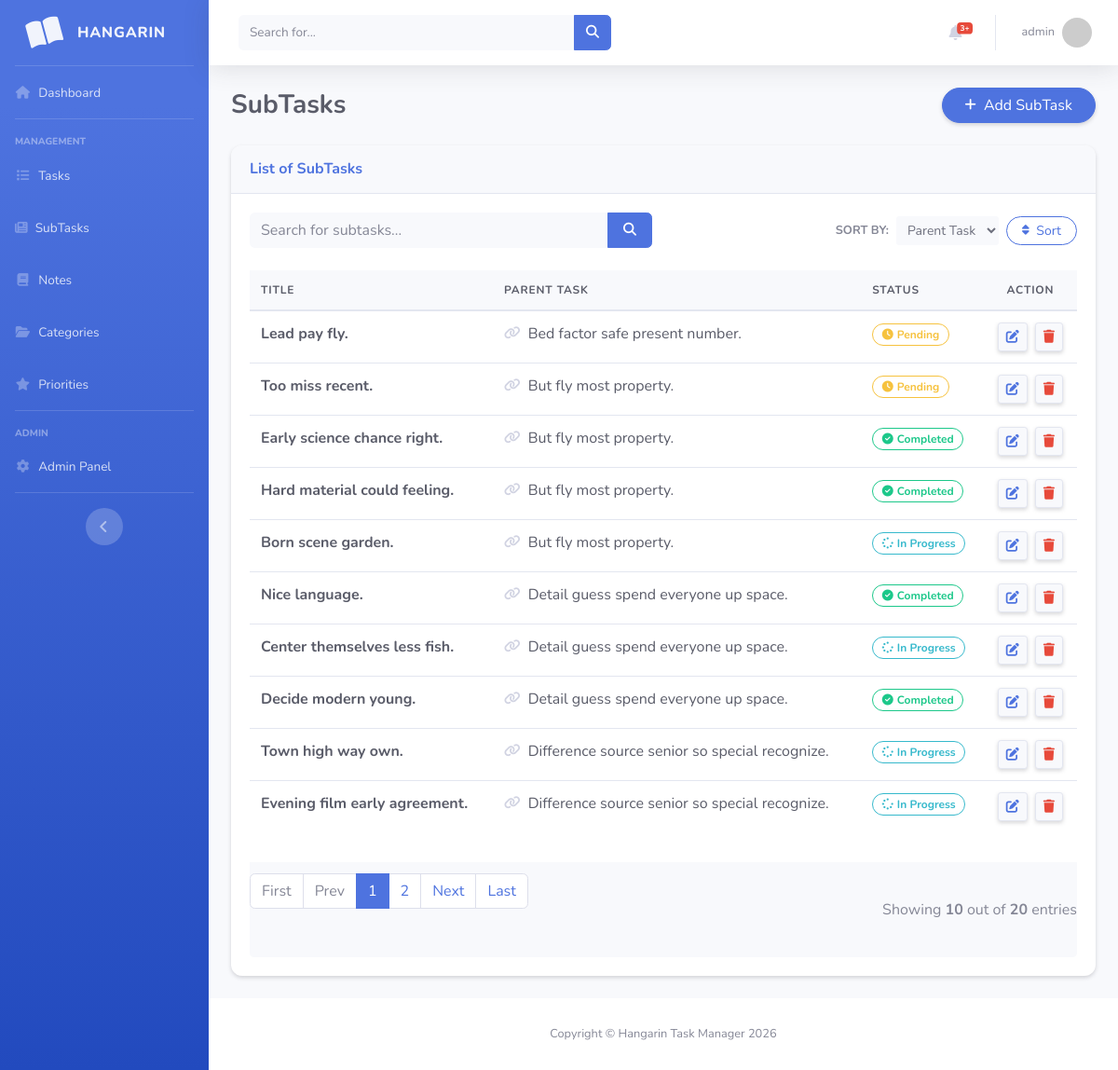
The page /subtask_list (signed in) on the database as committed earlier.
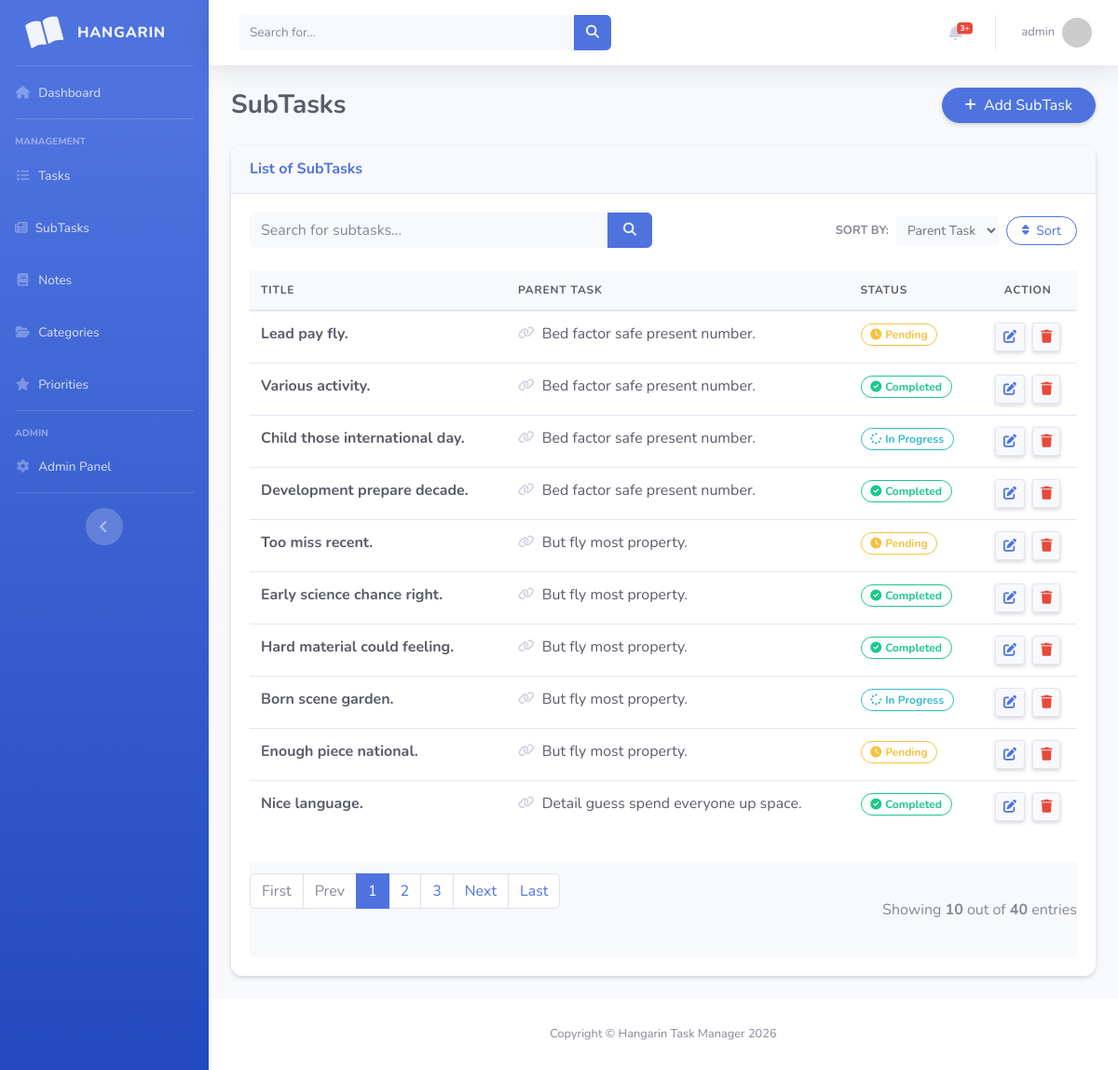
The same page on the database as committed later.
### taskmanager/models.py (models this page shows, shortened)
class BaseModel(models.Model):
    created_at = models.DateTimeField(auto_now_add=True)
    updated_at = models.DateTimeField(auto_now=True)
    class Meta:
        abstract = True

class SubTask(BaseModel):
    parent_task = models.ForeignKey(Task, on_delete=models.CASCADE)
    title = models.CharField(max_length=200)
    status = models.CharField(
        max_length=50,
        choices=[
            ("Pending", "Pending"),
            ("In Progress", "In Progress"),
            ("Completed", "Completed"),
        ],
        default="Pending"
    )

class Task(BaseModel):
    title = models.CharField(max_length=200)
    description = models.TextField()
    status = models.CharField(
        max_length=50,
        choices=[
            ("Pending", "Pending"),
            ("In Progress", "In Progress"),
            ("Completed", "Completed"),
        ],
        default="Pending"
    )
    deadline = models.DateField()
    priority = models.ForeignKey(Priority, on_delete=models.CASCADE)
    category = models.ForeignKey(Category, on_delete=models.CASCADE)

### taskmanager/views.py (the view)
# urls.py: path('subtask_list', SubTaskList.as_view(), name='subtask-list'),
class SubTaskList(LoginRequiredMixin, ListView):
    model = SubTask
    context_object_name = 'subtask'
    template_name = 'subtask_list.html'
    paginate_by = 10
    ordering = ["parent_task__title","title", "status"]
    def get_queryset(self):
        qs = super().get_queryset()
        query = self.request.GET.get('q')
        if query:
            qs = qs.filter(
                Q(title__icontains=query) |
                Q(parent_task__title__icontains=query)
            )
        return qs
    def get_ordering(self):
        allowed = ["parent_task__title","title", "status"]
        sort_by = self.request.GET.get("sort_by")
        if sort_by in allowed:
            return sort_by
        return "parent_task__title"

### templates/subtask_list.html (shortened to what the changed rows need)
{% extends 'base.html' %}
{% load static %}
{% block content %}
<div class="d-sm-flex align-items-center justify-content-between mb-4">
    <h1 class="h3 mb-0 text-gray-800 font-weight-bold">SubTasks</h1>
</div>
<div class="card shadow-sm mb-4">
    <div class="card-body">
        <div class="table-responsive">
            <table class="table table-hover align-middle" width="100%" cellspacing="0">
                <thead>
                    <tr>
                        <th>Title</th>
                        <th>Parent Task</th>
                        <th>Status</th>
                        <th class="text-center">Action</th>
                    </tr>
                </thead>
                <tbody>
                    {% for subtask in object_list %}
                    <tr>
                        <td class="font-weight-bold text-dark">{{ subtask.title }}</td>
                        <td><span class="text-gray-800"><i class="fas fa-link fa-sm mr-1 text-gray-400"></i> {{ subtask.parent_task.title }}</span></td>
                        <td>
                            {% if subtask.status == 'Completed' %}
                                <span class="badge badge-pill badge-success-soft text-success border border-success">
                                    <i class="fas fa-check-circle mr-1"></i>{{ subtask.status }}
                                </span>
                             {% elif subtask.status == 'In Progress' %}
                                <span class="badge badge-pill badge-info-soft text-info border border-info">
                                    <i class="fas fa-spinner fa-spin mr-1"></i>{{ subtask.status }}
                                </span>
                            {% else %}
                                <span class="badge badge-pill badge-warning-soft text-warning border border-warning">
                                    <i class="fas fa-clock mr-1"></i>{{ subtask.status }}
                                </span>
                            {% endif %}
                        </td>
                        <td class="text-center">
                            <a href="{% url 'subtask-update' subtask.id %}" class="btn btn-sm btn-light text-primary border shadow-sm mr-1">
                                <i class="fas fa-edit"></i>
                            </a>
                            <a href="{% url 'subtask-delete' subtask.id %}" class="btn btn-sm btn-light text-danger border shadow-sm">
                                <i class="fas fa-trash"></i>
                            </a>
                        </td>
                    </tr>
                    {% endfor %}
                </tbody>
            </table>
        </div>
        {% include 'includes/pagination.html' %}
    </div>
</div>
{% endblock %}

Rows that differ between the two databases and show on the page:
no longer on this page (row unchanged): SubTask: title "Center themselves less fish.", parent_task "Detail guess spend everyone up space.", status "In Progress"
no longer on this page (row unchanged): SubTask: title "Decide modern young.", parent_task "Detail guess spend everyone up space.", status "Completed"
no longer on this page (row unchanged): SubTask: title "Town high way own.", parent_task "Difference source senior so special recognize.", status "In Progress"
no longer on this page (row unchanged): SubTask: title "Evening film early agreement.", parent_task "Difference source senior so special recognize.", status "In Progress"
added SubTask: title "Various activity.", parent_task "Bed factor safe present number.", status "Completed"
added SubTask: title "Child those international day.", parent_task "Bed factor safe present number.", status "In Progress"
added SubTask: title "Development prepare decade.", parent_task "Bed factor safe present number.", status "Completed"
added SubTask: title "Enough piece national.", parent_task "But fly most property.", status "Pending"
Other text that changed with them:
{{ paginator.count }}: "20" → "40"
new list line: "3"
